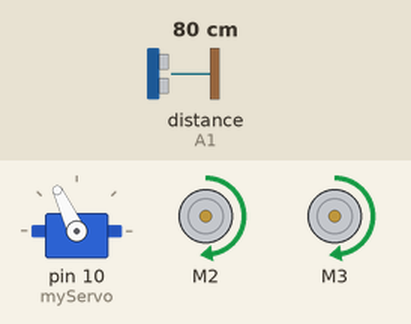
Simulated run of this sketch. Board: Arduino Uno, built with avr-gcc and run on an emulated ATmega328P. On the bench: servo, 2 × DC motor (green arrow = forward, orange = backward, longer = faster). The test bench sets the inputs (shaded band); at power-on: distance to the obstacle (sensor on A1) 80 cm. The echo pulse lasts 58.3 µs per cm.

Above: at 3.2 s.
3.3 s: distance to the obstacle (sensor on A1) set to 27 cm
4.8 s: distance to the obstacle (sensor on A1) set to 22 cm
At 4.95 s:
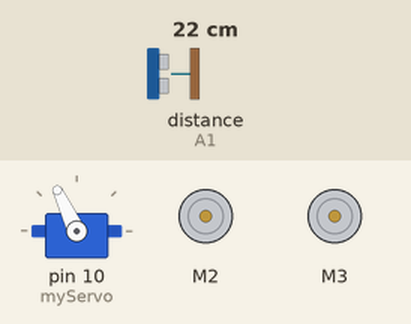
At 6.1 s:
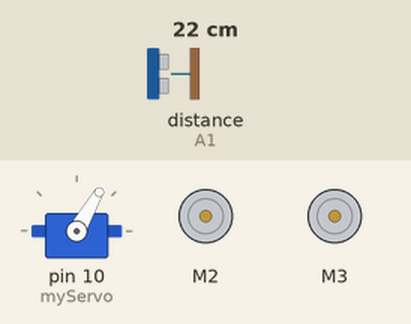
7.8 s: distance to the obstacle (sensor on A1) set to 35 cm
10.8 s: distance to the obstacle (sensor on A1) set to 2 cm
At 12.46 s:
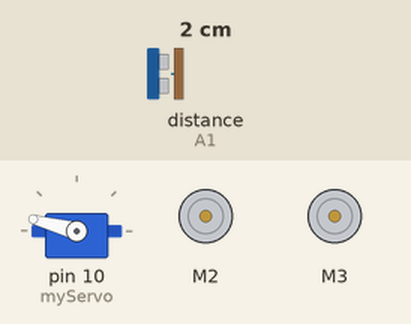
13.8 s: distance to the obstacle (sensor on A1) set to 60 cm
16.8 s: distance to the obstacle (sensor on A1) set to 4 cm
At 19.33 s:
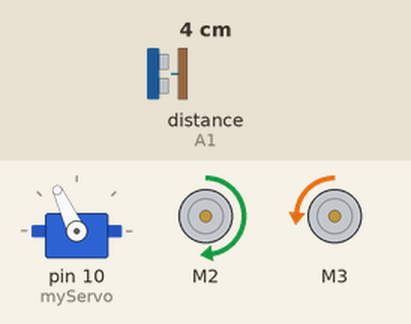
Timing chart, 0 to 20.8 s (numbered marks = the images above; inputs shaded):
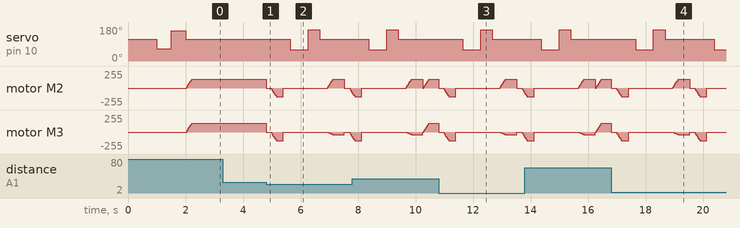

Measured:
- the behaviour switches between 25 and 24 cm on distance to the obstacle (sensor on A1) (found by bisection; images 0 and 1)
- after the input at 3.3 s, every drawn part: stays the same

The sketch:

OBSTACLE_AVOIDING_CAR_TWO_MOTORS.ino
```cpp
//Importación de librerias
#include <Servo.h>
#include <NewPing.h>
#include <AFMotor.h>

#define TRIG_PIN A0
#define ECHO_PIN A1
#define distMax 200

NewPing Dist(TRIG_PIN, ECHO_PIN, distMax);  //(trig,echo,dist max)
Servo myServo;

int distancia = 0;
int distanciaD = 0;
int distanciaIz = 0;
boolean Booleano = false;

AF_DCMotor motorLeft1(2, MOTOR12_1KHZ);
AF_DCMotor motorRight1(3, MOTOR34_1KHZ);

void setup() {
  myServo.attach(10);
  myServo.write(115); // Mueve el servo a 115 grados
  delay(1000);
  myServo.write(65);  // Mueve el servo a 65 grados
  delay(500);
  myServo.write(160); // Mueve el servo a 160 grados
  delay(500);
  myServo.write(115); // Mueve el servo a a 115 grados.
}

void loop() {
  distancia = medirDistancia();
  if (distancia >= 25 && distancia <= 250) {
    Adelante();
  } else if (distancia < 25) {
    Frenar();
    delay(150);
    Reversa();
    delay(250);
    Frenar();
    delay(250);
    distanciaD = mirarDerecha();
    delay(250);
    distanciaIz = mirarIzquierda();
    delay(250);

    if (distanciaD >= distanciaIz) {
      GirarDerecha();
      Frenar();
    } else if (distanciaIz >= distanciaD) {
      GirarIzquierda();
      Frenar();
    }
  }
}

// Función para medir la distancia hacia adelante
int medirDistancia() {
  delay(10);  // Espera para evitar lecturas incorrectas
  int distanciaCM = Dist.ping_cm();  // Realiza la medición de la distancia en centímetros
  // Si la distancia es menor o igual a cero, o mayor o igual a 250, se considera como 250
  if (distanciaCM <= 0 || distanciaCM >= 250) {
    distanciaCM = 250;
  }
  return distanciaCM;  // Retorna la distancia medida
}

// Función para detener los motores
void Frenar() {
  motorLeft1.run(RELEASE);
  motorRight1.run(RELEASE);
}

// Función para mover el robot hacia adelante
void Adelante() {
  if (Booleano == false) {
    Booleano = true;
    motorLeft1.run(FORWARD);
    motorRight1.run(FORWARD);
    controlVelocidad();
  }
}

// Función para mover el robot hacia atrás
void Reversa() {
  Booleano = false;
  motorLeft1.run(BACKWARD);
  motorRight1.run(BACKWARD);
  controlVelocidad();
}

// Función para girar el servo hacia la derecha y medir la distancia
int mirarDerecha() {
  myServo.write(60);  // Mueve el servo a una posición específica para mirar a la derecha
  delay(350);  // Espera para estabilizar la posición del servo
  int distancia = medirDistancia();  // Realiza la medición de la distancia
  return distancia;  // Retorna la distancia medida
}

// Función para girar el servo hacia la izquierda y medir la distancia
int mirarIzquierda() {
  myServo.write(165);  // Mueve el servo a una posición específica para mirar a la izquierda
  delay(350);  // Espera para estabilizar la posición del servo
  int distancia = medirDistancia();  // Realiza la medición de la distancia
  delay(50);  // Espera adicional para estabilizar la posición del servo
  myServo.write(115);  // Mueve el servo a su posición central original
  return distancia;  // Retorna la distancia medida
}

// Función para mover el robot hacia la derecha
void GirarDerecha() {
  motorLeft1.run(FORWARD);
  motorRight1.run(BACKWARD);
  // Incrementa gradualmente la velocidad de giro
  for(int velocidad = 0; velocidad < 130; velocidad += 2) {
    motorLeft1.setSpeed(velocidad);
    motorRight1.setSpeed(velocidad * 0.3);  // Establece la velocidad para la rueda derecha (30% de la velocidad de la izquierda)
    delay(3);
  }
  delay(400);  // Espera para completar el giro
}

// Función para mover el robot hacia la izquierda
void GirarIzquierda() {
  motorLeft1.run(BACKWARD);
  motorRight1.run(FORWARD);
  // Incrementa gradualmente la velocidad de giro
  for(int velocidad = 0; velocidad < 130; velocidad += 2) {
    motorLeft1.setSpeed(velocidad * 0.3);  // Establece la velocidad para la rueda izquierda (30% de la velocidad de la izquierda)
    motorRight1.setSpeed(velocidad);
    delay(3);
  }
  delay(400);  // Espera para completar el giro
}

// Función para controlar la velocidad de los motores
void controlVelocidad() {
  // Incrementa gradualmente la velocidad de avance
  for (int velocidad = 0; velocidad < 130; velocidad += 2) {
    motorLeft1.setSpeed(velocidad);
    motorRight1.setSpeed(velocidad);
    delay(3);
  }
}

// Final del código
```
